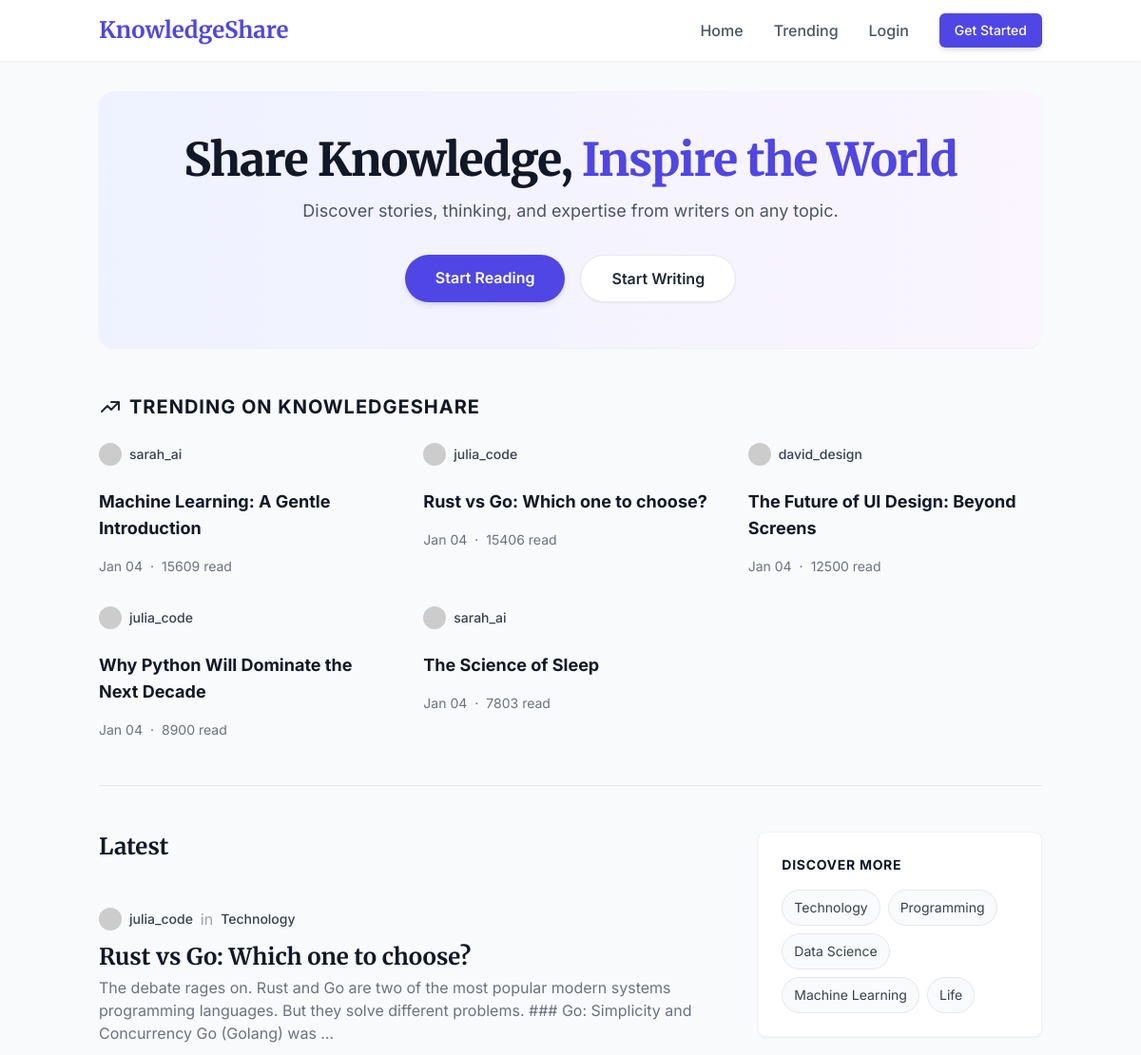
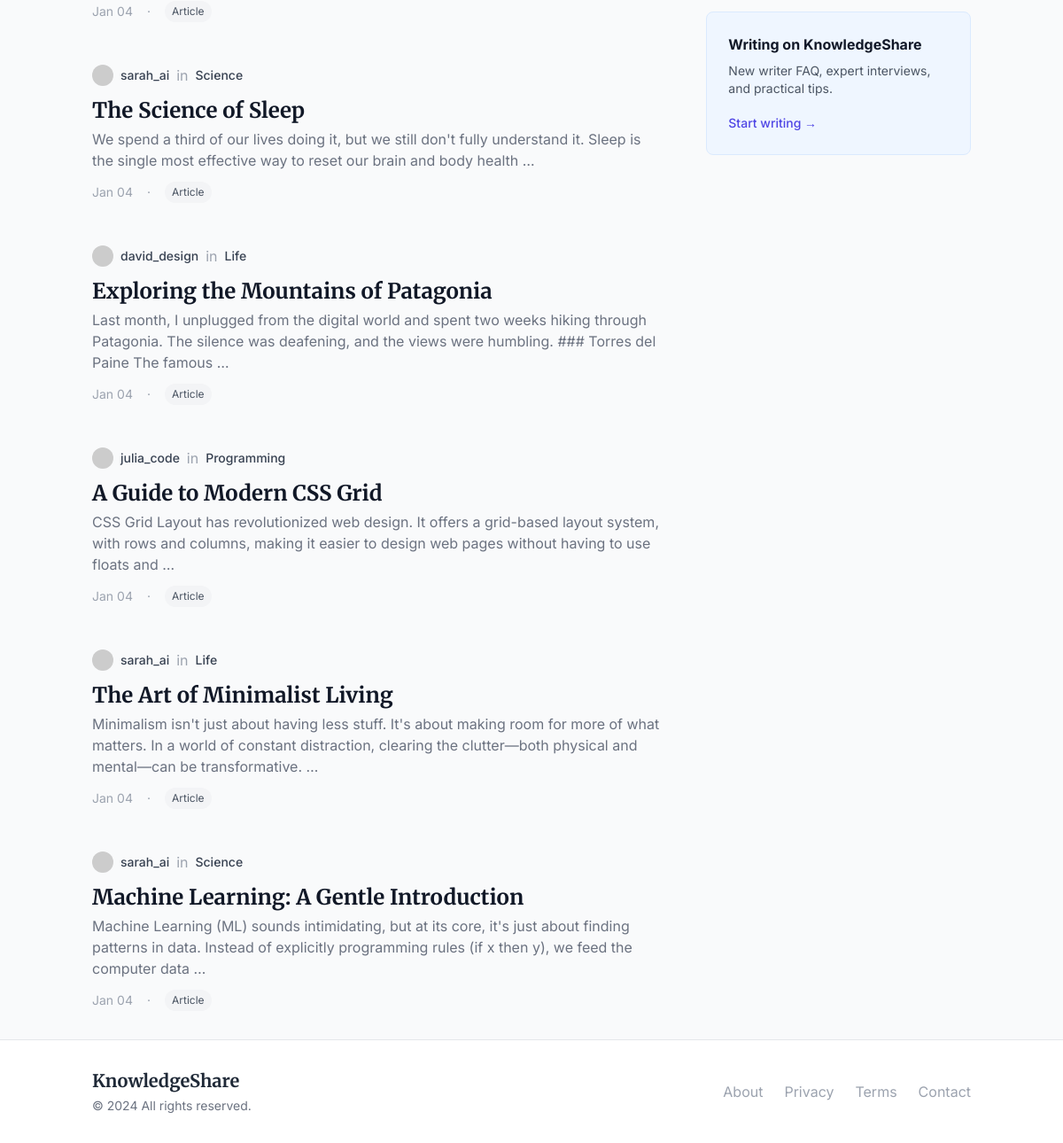
The page / on the database its author committed (2 pictures, top to bottom).
### blog/models.py (models this page shows, shortened)
class Article(models.Model):
    author = models.ForeignKey(settings.AUTH_USER_MODEL, on_delete=models.CASCADE, related_name='articles')
    category = models.ForeignKey(Category, on_delete=models.SET_NULL, null=True, blank=True, related_name='articles')
    title = models.CharField(max_length=200)
    slug = models.SlugField(max_length=200, unique=True, blank=True)
    image = models.ImageField(upload_to='articles/', blank=True, null=True)
    content = models.TextField()
    created_at = models.DateTimeField(auto_now_add=True)
    updated_at = models.DateTimeField(auto_now=True)
    is_published = models.BooleanField(default=False)
    views = models.PositiveIntegerField(default=0)
    likes = models.ManyToManyField(settings.AUTH_USER_MODEL, related_name='liked_articles', blank=True)
    class Meta:
        ordering = ['-created_at']

class Category(models.Model):
    name = models.CharField(max_length=100, unique=True)
    slug = models.SlugField(max_length=100, unique=True, blank=True)
    class Meta:
        verbose_name_plural = "Categories"

### accounts/models.py (models this page shows, shortened)
class CustomUser(AbstractUser):
    pass

### blog/views.py (the view)
# urls.py: path('', views.home, name='home'),
def home(request):
    featured_articles = Article.objects.filter(is_published=True).order_by('-views')[:3]
    latest_articles = Article.objects.filter(is_published=True).order_by('-created_at')[:6]
    trending_articles = Article.objects.filter(is_published=True).order_by('-views')[:5]
    context = {
        'featured_articles': featured_articles,
        'latest_articles': latest_articles,
        'trending_articles': trending_articles,
    }
    return render(request, 'blog/home.html', context)

### blog/templates/blog/home.html (shortened to what this page needs)
{% extends 'base.html' %}
{% block content %}
<div class="space-y-12">
    <section class="text-center py-12 px-4 bg-gradient-to-r from-indigo-50 to-purple-50 rounded-2xl shadow-sm">
        <h1 class="text-4xl md:text-5xl font-extrabold text-gray-900 tracking-tight font-serif mb-4">
            Share Knowledge, <span class="text-primary">Inspire the World</span>
        </h1>
        <p class="text-lg text-gray-600 max-w-2xl mx-auto mb-8">
            Discover stories, thinking, and expertise from writers on any topic.
        </p>
        <div class="flex justify-center gap-4">
            <a href="#latest"
                class="bg-primary hover:bg-indigo-700 text-white px-8 py-3 rounded-full font-semibold transition shadow-md hover:shadow-xl">Start
                Reading</a>
            <a href="{% url 'blog:create_article' %}"
                class="bg-white hover:bg-gray-50 text-gray-800 px-8 py-3 rounded-full font-semibold transition shadow-sm border border-gray-200">Start
                Writing</a>
        </div>
    </section>
    <section id="trending">
        <div class="flex items-center mb-6">
            <svg class="w-6 h-6 text-gray-800 mr-2" fill="none" stroke="currentColor" viewBox="0 0 24 24">
                <path stroke-linecap="round" stroke-linejoin="round" stroke-width="2"
                    d="M13 7h8m0 0v8m0-8l-8 8-4-4-6 6"></path>
            </svg>
            <h2 class="text-xl font-bold text-gray-900 uppercase tracking-wider">Trending on KnowledgeShare</h2>
        </div>
        <div class="grid grid-cols-1 md:grid-cols-2 lg:grid-cols-3 gap-8">
            {% for article in trending_articles %}
            <div class="flex flex-col gap-4">
                <div class="flex items-center gap-2 mb-2">
                    <img src="https://ui-avatars.com/api/?name={{ article.author.username }}&background=random&size=32"
                        alt="{{ article.author.username }}" class="h-6 w-6 rounded-full">
                    <span class="text-sm font-medium text-gray-700">{{ article.author.username }}</span>
                </div>
                <a href="{% url 'blog:article_detail' slug=article.slug %}" class="group">
                    <h3 class="text-lg font-bold text-gray-900 group-hover:text-primary transition line-clamp-2">
                        {{ article.title }}
                    </h3>
                </a>
                <div class="flex items-center text-sm text-gray-500">
                    <span>{{ article.created_at|date:"M d" }}</span>
                    <span class="mx-2">·</span>
                    <span>{{ article.views }} read</span>
                </div>
            </div>
            {% empty %}
            <p class="text-gray-500 col-span-3">No trending articles yet.</p>
            {% endfor %}
        </div>
    </section>
    <hr class="border-gray-200">
    <div class="grid grid-cols-1 lg:grid-cols-3 gap-12">
        <div class="lg:col-span-2 space-y-12">
            <h2 id="latest" class="text-2xl font-bold font-serif mb-6">Latest</h2>
            {% for article in latest_articles %}
            <article class="flex flex-col md:flex-row gap-8 items-start">
                <div class="flex-1 space-y-3">
                    <div class="flex items-center gap-2">
                        <img src="https://ui-avatars.com/api/?name={{ article.author.username }}&background=random&size=32"
                            alt="{{ article.author.username }}" class="h-6 w-6 rounded-full">
                        <span class="text-sm font-medium text-gray-700">{{ article.author.username }}</span>
                        {% if article.category %}
                        <span class="text-gray-400">in</span>
                        <span class="text-sm font-medium text-gray-700">{{ article.category.name }}</span>
                        {% endif %}
                    </div>
                    <a href="{% url 'blog:article_detail' slug=article.slug %}" class="block group">
                        <h2
                            class="text-xl md:text-2xl font-bold text-gray-900 group-hover:text-primary transition font-serif">
                            {{ article.title }}
                        </h2>
                        <p class="text-gray-500 line-clamp-3 mt-1 text-base">
                            {{ article.content|striptags|truncatewords:30 }}
                        </p>
                    </a>
                    <div class="flex items-center text-sm text-gray-400 gap-4">
                        <span>{{ article.created_at|date:"M d" }}</span>
                        <span>·</span>
                        <span class="bg-gray-100 px-2 py-1 rounded-full text-xs text-gray-600">Article</span>
                    </div>
                </div>
            </article>
            {% empty %}
            <div class="text-center py-12">
                <p class="text-gray-500 text-lg">No articles have been published yet.</p>
            </div>
            {% endfor %}
        </div>
        <aside class="space-y-8">
            <div class="bg-white p-6 rounded-lg border border-gray-100 shadow-sm sticky top-24">
                <h3 class="font-bold text-gray-900 mb-4 uppercase tracking-wider text-sm">Discover more</h3>
                <div class="flex flex-wrap gap-2">
                    <a href="#"
                        class="px-3 py-2 bg-gray-50 hover:bg-gray-100 border border-gray-200 rounded-full text-sm text-gray-700 transition">Technology</a>
                    <a href="#"
                        class="px-3 py-2 bg-gray-50 hover:bg-gray-100 border border-gray-200 rounded-full text-sm text-gray-700 transition">Programming</a>
                    <a href="#"
                        class="px-3 py-2 bg-gray-50 hover:bg-gray-100 border border-gray-200 rounded-full text-sm text-gray-700 transition">Data
                        Science</a>
                    <a href="#"
                        class="px-3 py-2 bg-gray-50 hover:bg-gray-100 border border-gray-200 rounded-full text-sm text-gray-700 transition">Machine
                        Learning</a>
                    <a href="#"
                        class="px-3 py-2 bg-gray-50 hover:bg-gray-100 border border-gray-200 rounded-full text-sm text-gray-700 transition">Life</a>
                </div>
            </div>
            <div class="bg-blue-50 p-6 rounded-lg border border-blue-100">
                <h3 class="font-bold text-gray-900 mb-2">Writing on KnowledgeShare</h3>
                <p class="text-gray-600 text-sm mb-4">New writer FAQ, expert interviews, and practical tips.</p>
                <a href="{% url 'blog:create_article' %}" class="text-primary font-medium text-sm hover:underline">Start
                    writing &rarr;</a>
            </div>
        </aside>
    </div>
</div>
{% endblock %}

### templates/base.html (shortened to what this page needs)
<!DOCTYPE html>
<html lang="en">
<head>
    <script src="https://cdn.tailwindcss.com"></script>
</head>
<body class="bg-gray-50 text-gray-900 flex flex-col min-h-screen">
    {% include 'navbar.html' %}
    <main class="flex-grow container mx-auto px-4 py-8">
        {% block content %}
        {% endblock %}
    </main>
    {% include 'footer.html' %}
</body>
</html>

### templates/navbar.html
<nav class="bg-white shadow-sm sticky top-0 z-50">
    <div class="container mx-auto px-4">
        <div class="flex justify-between items-center h-16">
            <a href="{% url 'blog:home' %}" class="flex-shrink-0 flex items-center">
                <span class="font-serif text-2xl font-bold text-primary">KnowledgeShare</span>
            </a>
            <div class="hidden md:flex items-center space-x-8">
                <a href="{% url 'blog:home' %}"
                    class="text-gray-600 hover:text-primary font-medium transition duration-150">Home</a>
                <a href="{% url 'blog:home' %}#trending"
                    class="text-gray-600 hover:text-primary font-medium transition duration-150">Trending</a>
                {% if user.is_authenticated %}
                <a href="{% url 'blog:create_article' %}"
                    class="text-gray-600 hover:text-primary font-medium transition duration-150">Write</a>
                <div class="relative group">
                    <button class="flex items-center space-x-2 text-gray-600 hover:text-primary focus:outline-none">
                        {% if user.profile.profile_picture %}
                        <img src="{{ user.profile.profile_picture.url }}" alt="Avatar"
                            class="h-8 w-8 rounded-full object-cover">
                        {% else %}
                        <img src="https://ui-avatars.com/api/?name={{ user.username }}&background=random&size=32"
                            alt="{{ user.username }}" class="h-8 w-8 rounded-full">
                        {% endif %}
                        <span class="font-medium">{{ user.username }}</span>
                    </button>
                    <div
                        class="absolute right-0 w-48 mt-2 py-2 bg-white rounded-md shadow-xl opacity-0 invisible group-hover:opacity-100 group-hover:visible transition-all duration-200">
                        <a href="{% url 'profiles:detail' username=user.username %}"
                            class="block px-4 py-2 text-sm text-gray-700 hover:bg-indigo-50 hover:text-primary">Profile</a>
                        <a href="#"
                            class="block px-4 py-2 text-sm text-gray-700 hover:bg-indigo-50 hover:text-primary">Settings</a>
                        <form method="post" action="{% url 'logout' %}">
                            {% csrf_token %}
                            <button type="submit"
                                class="w-full text-left px-4 py-2 text-sm text-gray-700 hover:bg-indigo-50 hover:text-primary">Logout</button>
                        </form>
                    </div>
                </div>
                {% else %}
                <a href="{% url 'login' %}"
                    class="text-gray-600 hover:text-primary font-medium transition duration-150">Login</a>
                <a href="{% url 'signup' %}"
                    class="bg-primary hover:bg-indigo-700 text-white px-4 py-2 rounded-md text-sm font-medium transition duration-150 shadow-md hover:shadow-lg">Get
                    Started</a>
                {% endif %}
            </div>
        </div>
    </div>
</nav>

### templates/footer.html
<footer class="bg-white border-t border-gray-200 mt-auto">
    <div class="container mx-auto px-4 py-8">
        <div class="flex flex-col md:flex-row justify-between items-center">
            <div class="mb-4 md:mb-0">
                <span class="font-serif text-xl font-bold text-gray-800">KnowledgeShare</span>
                <p class="text-sm text-gray-500 mt-1">© 2024 All rights reserved.</p>
            </div>
            <div class="flex space-x-6">
                <a href="{% url 'blog:about' %}"
                    class="text-gray-400 hover:text-primary transition duration-150">About</a>
                <a href="{% url 'blog:privacy' %}"
                    class="text-gray-400 hover:text-primary transition duration-150">Privacy</a>
                <a href="{% url 'blog:terms' %}"
                    class="text-gray-400 hover:text-primary transition duration-150">Terms</a>
                <a href="{% url 'blog:contact' %}"
                    class="text-gray-400 hover:text-primary transition duration-150">Contact</a>
            </div>
        </div>
    </div>
</footer>

### templates/base.html (style rules this page uses)
body { font-family: 'Inter', sans-serif; }

### rows shown on the page
Article: author.username "sarah_ai", title "Machine Learning: A Gentle Introduction", created_at "Jan 04", views "15609", category.name "Science", content "Machine Learning (ML) sounds intimidating, but at its core, it's just about finding patterns in data. Instead of explicitly programming rules (if x then y), we feed the computer data …"
Article: author.username "julia_code", title "Rust vs Go: Which one to choose?", created_at "Jan 04", views "15406", category.name "Technology", content "The debate rages on. Rust and Go are two of the most popular modern systems programming languages. But they solve different problems. ### Go: Simplicity and Concurrency Go (Golang) was …"
Article: author.username "david_design", title "The Future of UI Design: Beyond Screens", created_at "Jan 04", views "12500"
Article: author.username "julia_code", title "Why Python Will Dominate the Next Decade", created_at "Jan 04", views "8900"
Article: author.username "sarah_ai", title "The Science of Sleep", created_at "Jan 04", views "7803", category.name "Science", content "We spend a third of our lives doing it, but we still don't fully understand it. Sleep is the single most effective way to reset our brain and body health …"
Article: author.username "david_design", category.name "Life", title "Exploring the Mountains of Patagonia", content "Last month, I unplugged from the digital world and spent two weeks hiking through Patagonia. The silence was deafening, and the views were humbling. ### Torres del Paine The famous …", created_at "Jan 04"
Article: author.username "julia_code", category.name "Programming", title "A Guide to Modern CSS Grid", content "CSS Grid Layout has revolutionized web design. It offers a grid-based layout system, with rows and columns, making it easier to design web pages without having to use floats and …", created_at "Jan 04"
Article: author.username "sarah_ai", category.name "Life", title "The Art of Minimalist Living", content "Minimalism isn't just about having less stuff. It's about making room for more of what matters. In a world of constant distraction, clearing the clutter—both physical and mental—can be transformative. …", created_at "Jan 04"
